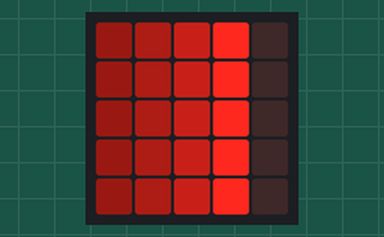
Simulated run of this program. Board: BBC micro:bit (MakeCode). Shown: the board's 5×5 LED display.

Above: at 0.06 s.
At 0.66 s:
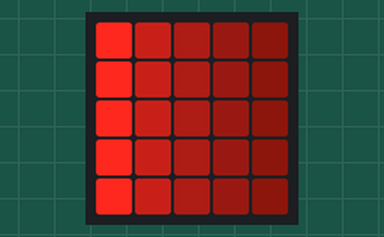
At 1.26 s:
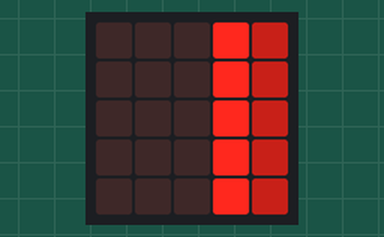

The program:

main.ts
```typescript
let y = 0
let z = 0
let x = 2
let dx = 1
basic.forever(function () {
    basic.clearScreen()
    z = 0
    y = 0
    if (x >= 4) {
        dx = -1
    } else if (x <= 0) {
        dx = 1
    }
    x += dx
    for (let index = 0; index < 5; index++) {
        led.plotBrightness(x - dx * 0, y, 255)
        led.plotBrightness(x - dx * 1, y, 100)
        led.plotBrightness(x - dx * 2, y, 50)
        led.plotBrightness(x - dx * 3, y, 25)
        led.plotBrightness(x - dx * 4, y, 13)
        y += 1
    }
    basic.pause(100)
})
```

test.ts
```typescript
// 在這裡測試；當此封包作為擴充功能時，將不會編譯此內容。
```

Measured:
- by itself, everything shown: repeats every 0.96 s, in 8 steps
